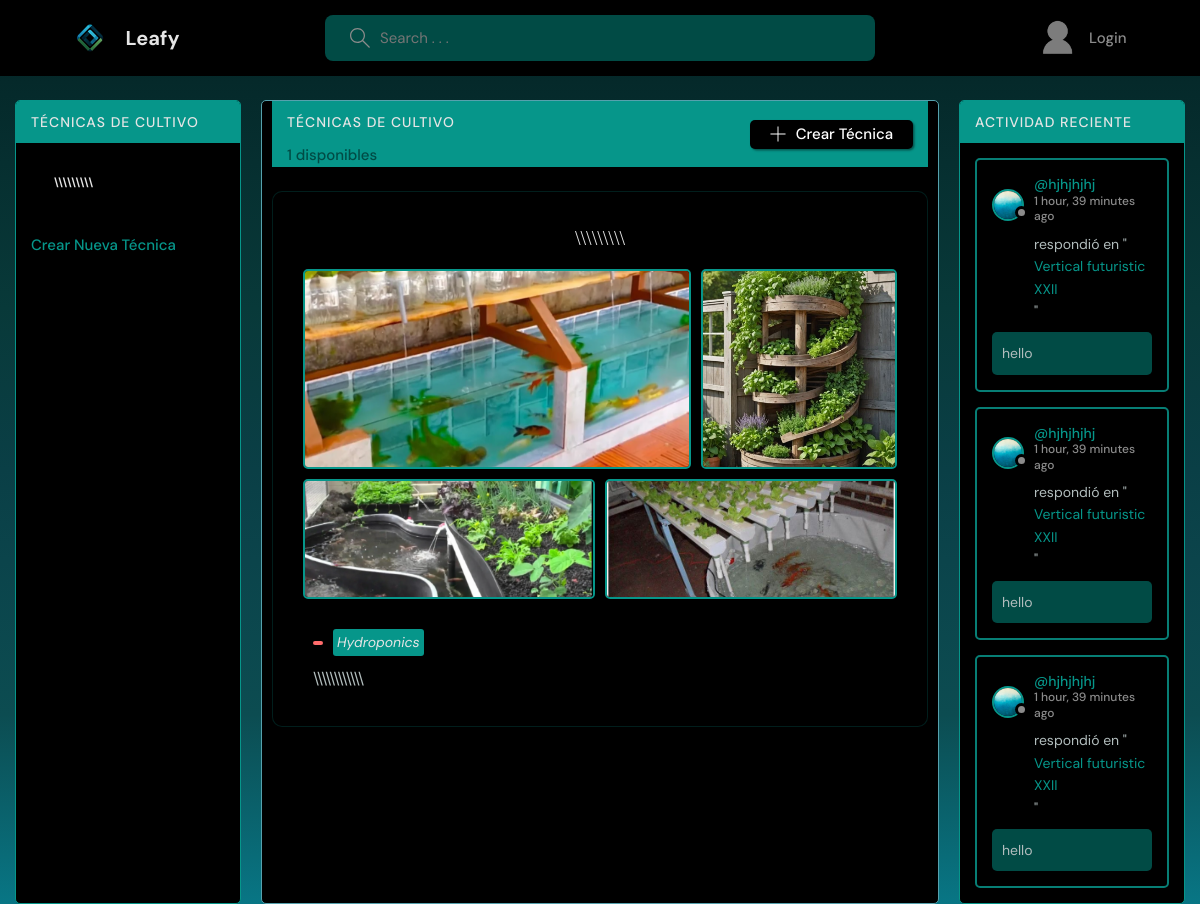
/techniques/, run on an earlier commit of the app's database.
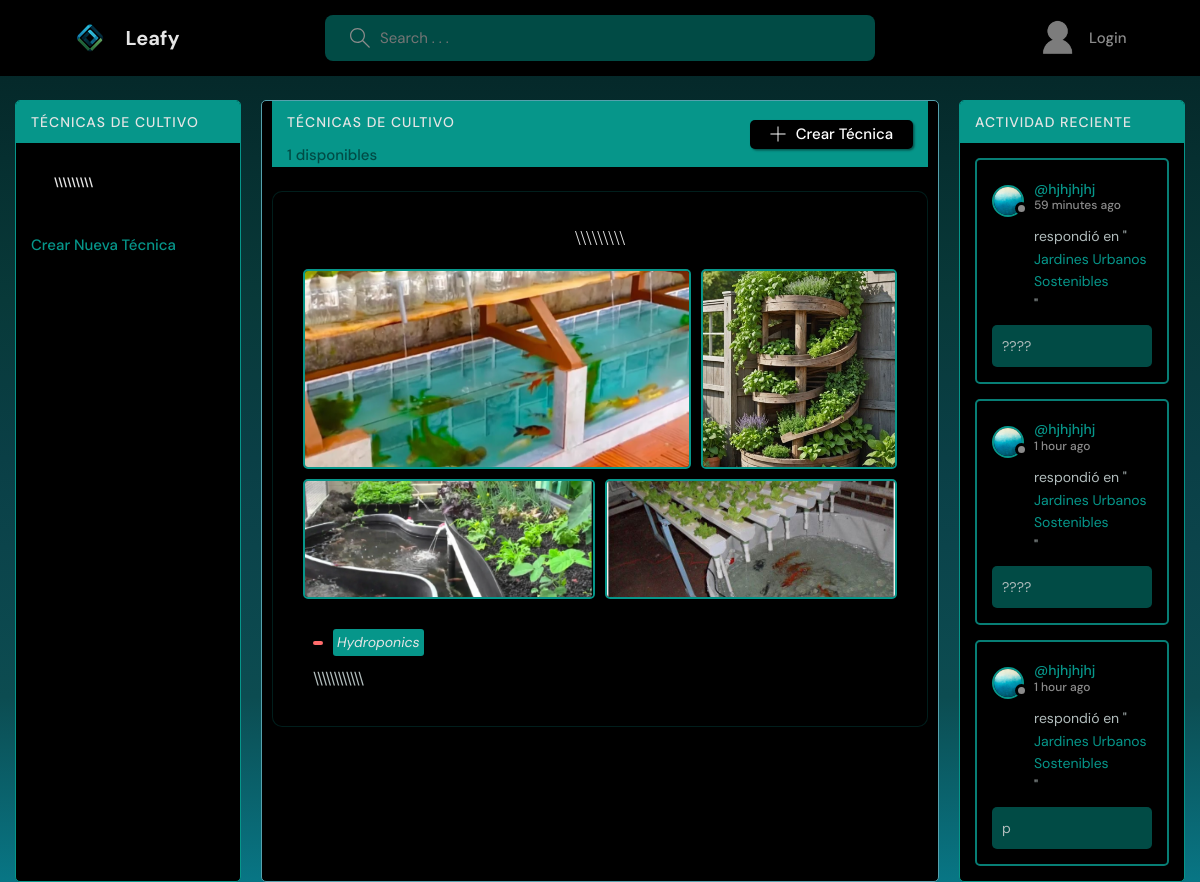
And on a later commit of the database.
### base/models.py (models this page shows, shortened)
class CultivationTechnique(models.Model):
    TECHNIQUE_CHOICES = (
        ('Vertical', 'Vertical'),
        ('Wall-mounted', 'Wall-mounted'),
        ('Hydroponics', 'Hydroponics'),
        ('Recycled Materials', 'Recycled Materials'),
        ('Aquaponics', 'Aquaponics'),
        ('Other', 'Other'),
    )
    author = models.ForeignKey(User, on_delete=models.SET_NULL, null=True, related_name='techniques')
    name = models.CharField(max_length=50, choices=TECHNIQUE_CHOICES)
    title = models.CharField(max_length=100, help_text='A descriptive title for your technique', null=True, blank=True, default='Mi Técnica de Cultivo')
    description = models.TextField(help_text='General description of the cultivation technique')
    setup_instructions = models.TextField(help_text='Step-by-step instructions on how to set up this cultivation system')
    maintenance_tips = models.TextField(help_text='Tips for maintaining the cultivation system')
    recommended_plants = models.TextField(help_text='Types of plants that work well with this technique')
    space_requirements = models.TextField(help_text='Space requirements and ideal locations for this technique')
    difficulty_level = models.CharField(max_length=20, choices=PlantGuide.DIFFICULTY_CHOICES)
    estimated_cost = models.CharField(max_length=100, help_text='Estimated cost range for setting up this system')
    materials_needed = models.TextField(help_text='List of materials needed for this cultivation technique')
    benefits = models.TextField(help_text='Benefits of using this cultivation technique')
    limitations = models.TextField(help_text='Limitations or challenges of this technique')
    main_image = models.ImageField(upload_to='technique_images/', help_text='Main image showing the cultivation technique')
    image_second = models.ImageField(upload_to='technique_images/', blank=True, null=True, help_text='Second image of the technique')
    image_third = models.ImageField(upload_to='technique_images/', blank=True, null=True, help_text='Third image of the technique')
    image_fourth = models.ImageField(upload_to='technique_images/', blank=True, null=True, help_text='Fourth image of the technique')
    likes = models.ManyToManyField(User, related_name='technique_likes', blank=True)
    participants = models.ManyToManyField(User, related_name='technique_participants', blank=True)
    created = models.DateTimeField(auto_now_add=True)
    updated = models.DateTimeField(auto_now=True)
    class Meta:
        verbose_name = 'Cultivation Technique'
        verbose_name_plural = 'Cultivation Techniques'
        ordering = ['-created']

class Message(models.Model):
    user = models.ForeignKey(User, on_delete=models.CASCADE)
    room = models.ForeignKey(Room, on_delete=models.CASCADE)
    body = models.TextField()
    parent = models.ForeignKey('self', on_delete=models.CASCADE, null=True, blank=True, related_name='replies')
    depth = models.IntegerField(default=0)  # 0 para mensajes principales, 1-2 para respuestas
    likes = models.ManyToManyField(User, related_name='message_likes', blank=True)
    updated = models.DateTimeField(auto_now=True)
    created = models.DateTimeField(auto_now_add=True)
    class Meta:
        ordering = ['-updated', '-created']

class User(AbstractUser):
    name = models.CharField(max_length=200, null=True)
    email = models.EmailField(unique=True, null=True)
    bio = models.TextField(null=True)
    avatar = models.ImageField(null=True, default="blue.jpg")
    USERNAME_FIELD = 'email'
    REQUIRED_FIELDS = []

class Room(models.Model):
    host = models.ForeignKey(User, on_delete=models.SET_NULL, null=True)
    topic =  models.ForeignKey(Topic, on_delete=models.SET_NULL, null=True)
    name = models.CharField(max_length=200)
    description = models.TextField(null=True, blank=True)
    participants = models.ManyToManyField(User, related_name='participants', blank=True)
    image = models.ImageField(null=True, blank=True, upload_to='room_images/')
    likes = models.ManyToManyField(User, related_name='room_likes', blank=True)
    updated = models.DateTimeField(auto_now=True)
    created = models.DateTimeField(auto_now_add=True)
    class Meta:
        ordering = ['-updated', '-created']
    def __str__(self):
        return self.name

### base/views.py (the view)
# urls.py: path('techniques/', views.techniquesHome, name='techniques'),
def techniquesHome(request):
    q = request.GET.get('q') if request.GET.get('q') != None else ''
    techniques = CultivationTechnique.objects.filter(
        Q(name__icontains=q) |
        Q(title__icontains=q) |
        Q(description__icontains=q)
    )
    topics = Topic.objects.all()[0:5]
    room_messages = Message.objects.all()[0:3]
    context = {
        'techniques': techniques,
        'topics': topics,
        'room_messages': room_messages
    }
    return render(request, 'base/techniques.html', context)

### base/templates/base/techniques.html (shortened to what this page needs)
{% extends 'main.html' %}
{% block content %}
<main class="layout layout--3 techniques-view">
  <div class="topics">
    <div class="topics__header">
      <h2>Técnicas de Cultivo</h2>
    </div>
    <ul class="topics__list">{% for technique in techniques %}
      <li>
        <a href="{% url 'technique' technique.id %}" class="topic-link">
          <span>{{ technique.title }}</span>
        </a>
      </li>{% endfor %}
    </ul>
    <a class="btn btn--link" href="{% url 'create-technique' %}">
      Crear Nueva Técnica
    </a>
  </div>
  <div class="roomList">
    <div class="roomList__header">
      <div>
        <h2>Técnicas de Cultivo</h2>
        <p>{{ techniques.count }} disponibles</p>
      </div>
      <a class="btn btn--main" href="{% url 'create-technique' %}">
        <svg version="1.1" xmlns="http://www.w3.org/2000/svg" width="32" height="32" viewBox="0 0 32 32">
          <title>add</title>
          <path
            d="M16.943 0.943h-1.885v14.115h-14.115v1.885h14.115v14.115h1.885v-14.115h14.115v-1.885h-14.115v-14.115z"
          ></path>
        </svg>
        Crear Técnica
      </a>
    </div>
    <div class="techniques-grid">
      {% for technique in techniques %}
      <a href="{% url 'technique' technique.id %}" class="technique-card">
        <div class="technique-card-title">{{ technique.title }}</div>
        <div class="technique-images-container">
          <div class="technique-images-row">
            <div class="technique-image-main">
              {% if technique.main_image %}
              <img src="{{ technique.main_image.url }}" alt="{{ technique.title }}" >
              {% endif %}
            </div>
            <div class="technique-image-secondary">
              {% if technique.image_second %}
              <img src="{{ technique.image_second.url }}" alt="{{ technique.title }}" >
              {% endif %}
            </div>
          </div>
          <div class="technique-images-row">
            <div class="technique-image-small">
              {% if technique.image_third %}
              <img src="{{ technique.image_third.url }}" alt="{{ technique.title }}" >
              {% endif %}
            </div>
            <div class="technique-image-small">
              {% if technique.image_fourth %}
              <img src="{{ technique.image_fourth.url }}" alt="{{ technique.title }}" >
              {% endif %}
            </div>
          </div>
        </div>
        <div class="technique-tags-container">
          <span class="technique-difficulty">{{ technique.difficulty }}</span>
          <span class="technique-type">{{ technique.name }}</span>
        </div>
        <div class="technique-description">
          {{ technique.description|truncatechars:150 }}
        </div>
      </a>
      {% empty %}
      <div class="empty-techniques">
        <p>No hay técnicas de cultivo disponibles aún.</p>
        <a href="{% url 'create-technique' %}" class="btn btn--main">Crear la primera técnica</a>
      </div>
      {% endfor %}
    </div>
  </div>
  <div class="activities">
    <div class="activities__header">
      <h2>Actividad Reciente</h2>
    </div>
      {% for message in room_messages %}
      <div class="activities__box">
        <div class="activities__boxHeader roomListRoom__header">
          <a href="{% url 'user-profile' message.user.id %}" class="roomListRoom__author">
            <div class="avatar avatar--small">
              <img src="{{ message.user.avatar.url }}" alt="Avatar de {{ message.user.username }}" />
            </div>
            <p>
              @{{ message.user.username }}
              <span>{{ message.created|timesince }} ago</span>
            </p>
          </a>
        </div>
        <div class="activities__boxContent">
          <p>respondió en "<a href="{% url 'room' message.room.id %}">{{ message.room }}</a>"</p>
          <div class="activities__boxRoomContent">{{ message.body }}</div>
        </div>
      </div>
      {% endfor %}
    </div>
</main>
{% endblock %}

What changed in the data, as far as the page shows it:
no longer on this page (row unchanged): Message: user.avatar (picture), user.username "hjhjhjhj", created "1 hour, 39 minutes", room "Vertical futuristic XXII", body "hello"
no longer on this page (row unchanged): Message: user.avatar (picture), user.username "hjhjhjhj", created "1 hour, 39 minutes", room "Vertical futuristic XXII", body "hello"
no longer on this page (row unchanged): Message: user.avatar (picture), user.username "hjhjhjhj", created "1 hour, 39 minutes", room "Vertical futuristic XXII", body "hello"
added Message: user.avatar (picture), user.username "hjhjhjhj", created "59 minutes", room "Jardines Urbanos Sostenibles", body "????"
added Message: user.avatar (picture), user.username "hjhjhjhj", created "1 hour", room "Jardines Urbanos Sostenibles", body "????"
added Message: user.avatar (picture), user.username "hjhjhjhj", created "1 hour", room "Jardines Urbanos Sostenibles", body "p"
